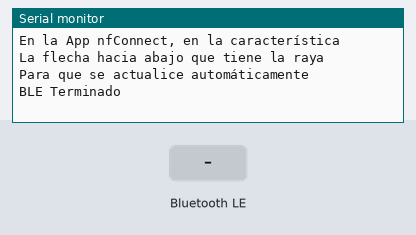
Bench run of a program on a simulated ESP32. Parts: the last lines printed to the serial monitor. The inputs (shaded band) are chosen by the test bench. Random numbers use the default seed unless the program sets one; nothing arrives over Bluetooth unless stated; a phone connects over Bluetooth LE 3 s after start.

Above: at 1.2 s.
1.3 s: Bluetooth LE write "1" received
At 2.8 s:
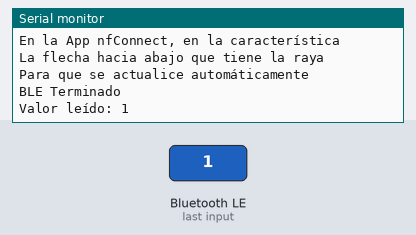
4.3 s: Bluetooth LE write "0" received
At 5.5 s:
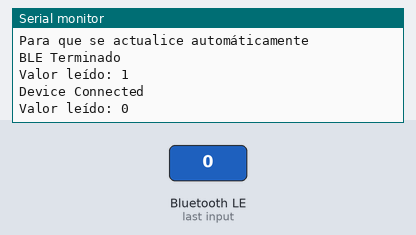
5.8 s: Bluetooth LE write "2" received
At 7.5 s:
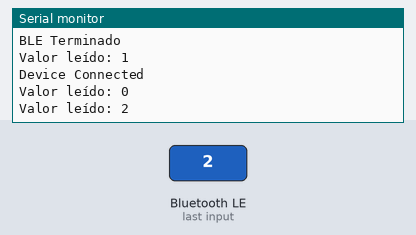

Measured:
- after the input at 1.3 s, the serial monitor: prints a new line after 0.71 s (image 1)
- after the input at 4.3 s, the serial monitor: prints a new line after 0.71 s (image 2)
- after the input at 5.8 s, the serial monitor: prints a new line after 0.21 s (image 3)

The program:

main.cpp
```cpp
#include <Arduino.h>
#include "BLEFunctions.h"

// https://github.com/marcboeker/esp32-ble-ios-demo/blob/master/esp32/src/main.cpp
//https://forum.arduino.cc/t/esp-32-ble-notify-on-change-does-not-notify/1026292


BLEHandler bleHandler;


void setup() {
  Serial.begin(115200);
  Serial.printf("Test de BLE. Fecha y hora de comp: %s, %s\n", __DATE__, __TIME__);
  Serial.println("En la App nfConnect, en la característica");
  Serial.println("La flecha hacia abajo que tiene la raya");
  Serial.println("Para que se actualice automáticamente");
  bleHandler.init();
}

void loop() {
  delay(1000);
  bleHandler.update(25 + (float)random(10), 80 + (float)random(10) , 100 + (float)random(10));
   static String previousValue = "";
    String currentValue = bleHandler.getLastValue();

    if (currentValue != "" && currentValue != previousValue) {
        Serial.print("Valor leído: ");
        Serial.println(currentValue);
        previousValue = currentValue;
    }

}
```

BLEFunctions.cpp
```cpp
#include "BLEFunctions.h"

// Definitions of BLECharacteristics and BLEDescriptors
BLECharacteristic temperatureCharacteristic(BLEUUID((uint16_t)0x2A6E), BLECharacteristic::PROPERTY_NOTIFY);
BLEDescriptor temperatureDescriptor(BLEUUID((uint16_t)0x2902));
BLECharacteristic humidityCharacteristic(BLEUUID((uint16_t)0x2A6F), BLECharacteristic::PROPERTY_NOTIFY);
BLEDescriptor humidityDescriptor(BLEUUID((uint16_t)0x2902));
BLECharacteristic pressureCharacteristic(BLEUUID((uint16_t)0x2A6D), BLECharacteristic::PROPERTY_NOTIFY);
BLEDescriptor pressureDescriptor(BLEUUID((uint16_t)0x2902));

BLEHandler::BLEHandler() : pServer(nullptr), pCharacteristic(nullptr), pWriteCharacteristic(nullptr), deviceConnected(false), lastValue("") {}

void BLEHandler::MyCharacteristicCallbacks::onWrite(BLECharacteristic *pWriteCharacteristic) {
    std::string value = pWriteCharacteristic->getValue();
    if (value.length() > 0) {
        handler->lastValue = String(value.c_str()); // Actualiza el valor leído
        /*Serial.println("*********");
        Serial.print("Nuevo valor escrito: ");
        for (int i = 0; i < value.length(); i++)
            Serial.print(value[i]);
        Serial.println();
        Serial.println("*********");*/
    }
}

void BLEHandler::MyServerCallbacks::onConnect(BLEServer* pServer) {
    handler->deviceConnected = true;
    Serial.println("Device Connected");
}

void BLEHandler::MyServerCallbacks::onDisconnect(BLEServer* pServer) {
    handler->deviceConnected = false;
    Serial.println("Device Disconnected");
}

void BLEHandler::init() {
    // Crear el BLE Device
    BLEDevice::init(BLE_SERVER_NAME);
    // Crear el BLE Server
    pServer = BLEDevice::createServer();
    pServer->setCallbacks(new MyServerCallbacks(this));

    // Crear el servicio principal
    BLEService* pService = pServer->createService(SERVICE_UUID);
    if (!pService) {
        Serial.println("Failed to create service");
        return;
    }

    // Crear las características y los descriptores
    pService->addCharacteristic(&temperatureCharacteristic);
    temperatureCharacteristic.addDescriptor(&temperatureDescriptor);

    pService->addCharacteristic(&humidityCharacteristic);
    humidityCharacteristic.addDescriptor(&humidityDescriptor);

    pService->addCharacteristic(&pressureCharacteristic);
    pressureCharacteristic.addDescriptor(&pressureDescriptor);

    pWriteCharacteristic = pService->createCharacteristic(CHARACTERISTIC_UUID,
                            BLECharacteristic::PROPERTY_READ |
                            BLECharacteristic::PROPERTY_WRITE);
    pWriteCharacteristic->setCallbacks(new MyCharacteristicCallbacks(this));
    pWriteCharacteristic->setValue("Write Me!");

    // Iniciar el servicio principal
    pService->start();

    // Registrar servicio de información del dispositivo
    BLEService* pDevInfoService = pServer->createService(DEVINFO_UUID);
    if (!pDevInfoService) {
        Serial.println("Failed to create device info service");
        return;
    }
    BLECharacteristic *characteristic = pDevInfoService->createCharacteristic(DEVINFO_MANUFACTURER_UUID, BLECharacteristic::PROPERTY_READ);
    characteristic->setValue(DEVICE_MANUFACTURER);
    characteristic = pDevInfoService->createCharacteristic(DEVINFO_NAME_UUID, BLECharacteristic::PROPERTY_READ);
    characteristic->setValue(DEVICE_NAME);
    characteristic = pDevInfoService->createCharacteristic(DEVINFO_SERIAL_UUID, BLECharacteristic::PROPERTY_READ);
    String chipId = String((uint32_t)(ESP.getEfuseMac() >> 24), HEX);
    characteristic->setValue(chipId.c_str());
    pDevInfoService->start();

    // Iniciar el advertising
    BLEAdvertising* pAdvertising = BLEDevice::getAdvertising();
    pAdvertising->addServiceUUID(SERVICE_UUID);
    pAdvertising->setScanResponse(true);
    pAdvertising->setMinPreferred(0x06);
    pAdvertising->setMinPreferred(0x12);
    BLEDevice::startAdvertising();
    Serial.println("BLE Terminado");
}

void BLEHandler::update(float t, float h, float p) {
    if (deviceConnected) {
        // Notify temperature reading
        uint16_t temperature = (uint16_t)t;
        temperatureCharacteristic.setValue(temperature);
        temperatureCharacteristic.notify();
        //Serial.print("Temperature Celsius: ");
        //Serial.print(t);
        //Serial.println(" ºC");

        // Notify humidity reading
        uint16_t humidity = (uint16_t)h;
        humidityCharacteristic.setValue(humidity);
        humidityCharacteristic.notify();
        //Serial.print("Humidity: ");
        //Serial.print(h);
        //Serial.println(" %");

        // Notify pressure reading
        uint16_t pressure = (uint16_t)p;
        pressureCharacteristic.setValue(pressure);
        pressureCharacteristic.notify();
        //Serial.print("Pressure: ");
        //Serial.print(p);
        //Serial.println(" hPa");
    }
}

String BLEHandler::getLastValue() const {
    return lastValue;
}
```

BLEFunctions.h
```cpp
#ifndef BLEFUNCTIONS_H
#define BLEFUNCTIONS_H

#include <Arduino.h>
#include <BLEDevice.h>
#include <BLEServer.h>
#include <BLEUtils.h>
#include <BLE2902.h>

#define BLE_SERVER_NAME "Mi ESP32"
#define SERVICE_UUID (BLEUUID((uint16_t)0x181A))
#define CHARACTERISTIC_UUID "beb5483e-36e1-4688-b7f5-ea07361b26a8"

#define DEVINFO_UUID (uint16_t)0x180a
#define DEVINFO_MANUFACTURER_UUID (uint16_t)0x2a29
#define DEVINFO_NAME_UUID (uint16_t)0x2a24
#define DEVINFO_SERIAL_UUID (uint16_t)0x2a25

#define DEVICE_MANUFACTURER "+54 Stompboxes"
#define DEVICE_NAME "BLETest"

class BLEHandler {
public:
    BLEHandler();
    void init();
    void update(float t = 25, float h = 80, float p = 100);
    String getLastValue() const; // Nuevo método para obtener el último valor

private:
    BLEServer* pServer;
    BLECharacteristic* pCharacteristic;
    BLECharacteristic* pWriteCharacteristic;
    bool deviceConnected;
    String lastValue; // Almacena el último valor escrito

    class MyServerCallbacks : public BLEServerCallbacks {
    public:
        MyServerCallbacks(BLEHandler* handler) : handler(handler) {}
        void onConnect(BLEServer* pServer);
        void onDisconnect(BLEServer* pServer);
    private:
        BLEHandler* handler;
    };

    class MyCharacteristicCallbacks : public BLECharacteristicCallbacks {
    public:
        MyCharacteristicCallbacks(BLEHandler* handler) : handler(handler) {}
        void onWrite(BLECharacteristic *pWriteCharacteristic);
    private:
        BLEHandler* handler;
    };
};

#endif // BLEFUNCTIONS_H
```
